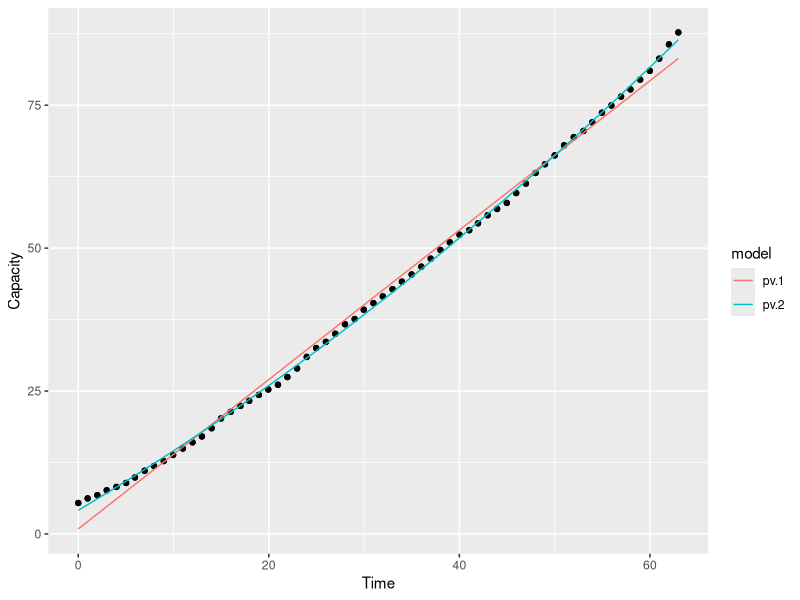
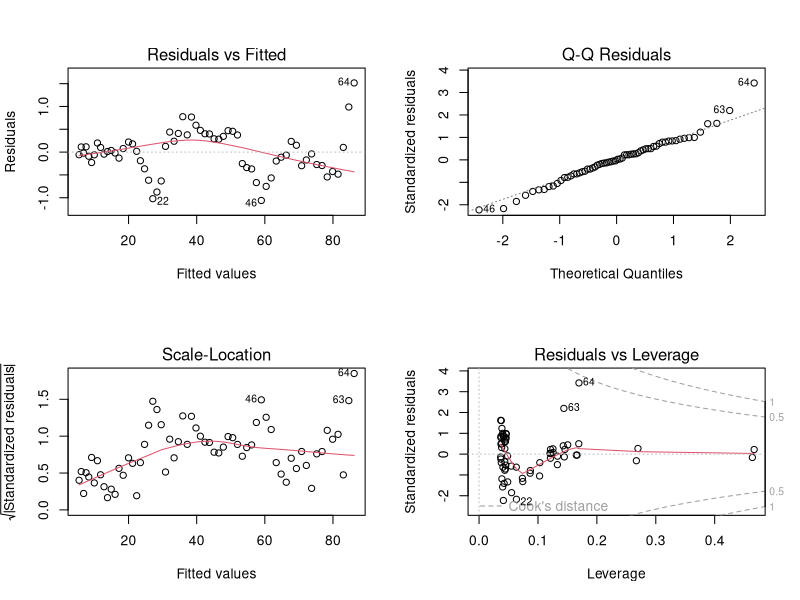
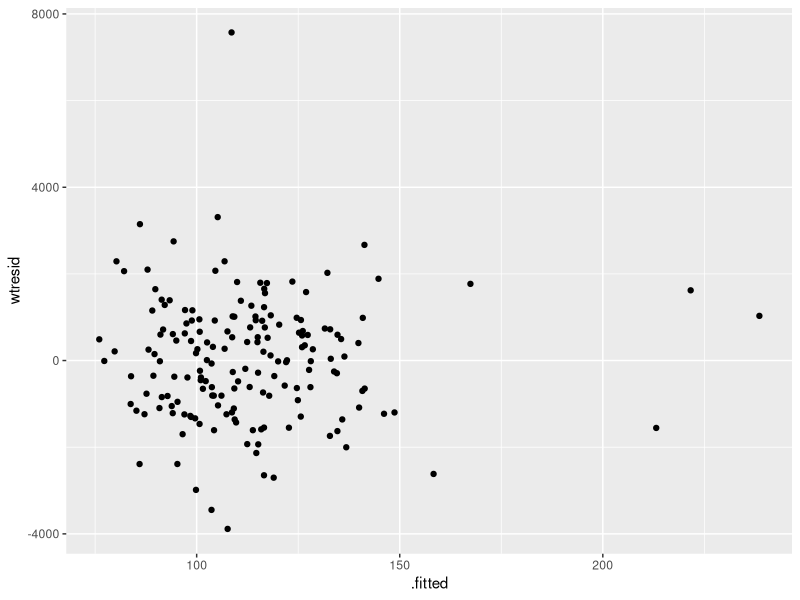
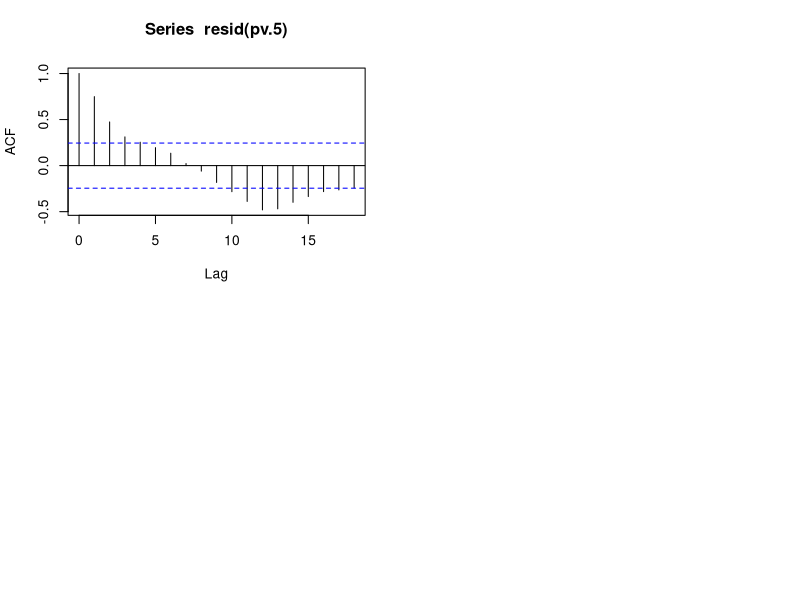
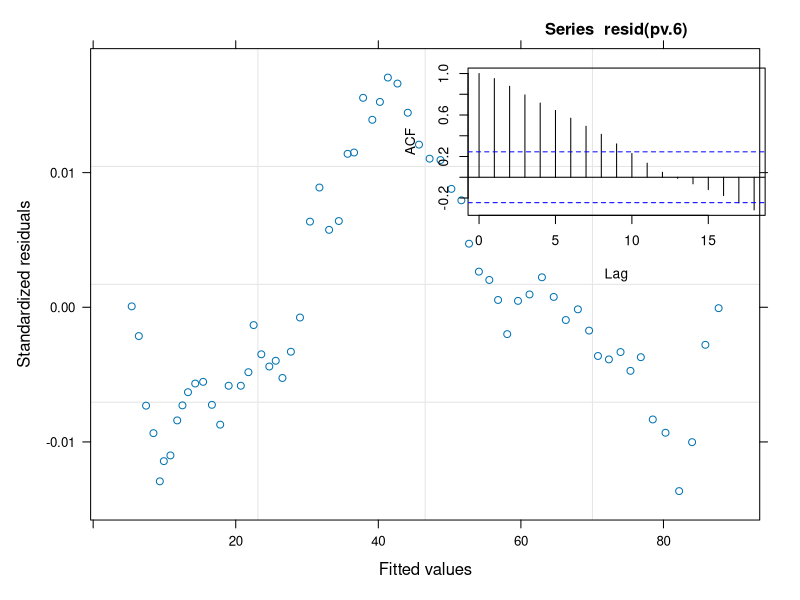

These charts were generated, in order, by the following R code:
## ---- chunk 1
library(tidyverse)
#knitr::opts_chunk$set(echo = TRUE)

pv <- read_csv("../data/ModelingPVCapacity.csv")
pv_final <- pv |> mutate(MonthEnd = dmy(MonthEnd)) |>
  select(-Row, -Month, -Year, -Time)

nsw <- read_csv("../data/NSWHospitals.csv")
## ---- chunk 2
    pv_final <- pv_final |>
      mutate(Time = time_length(MonthEnd - min(MonthEnd), unit="month"))
## ---- chunk 3
pv.1 <- lm(Capacity ~ Time, data=pv_final)
pv.2 <- lm(Capacity ~ poly(Time, 2), data=pv_final)
summary(pv.1)
summary(pv.2)
## ---- chunk 4
library(broom)
lst(pv.1, pv.2) |> map_dfr(augment, newdata=pv_final, .id='model') |>
  ggplot() +
  geom_point(aes(x=Time, y=Capacity)) +
  geom_line(aes(x=Time, y=.fitted, col=model))
## ---- chunk 5
anova(pv.1, pv.2)
## ---- chunk 6
    pv_change <- pv_final |>
      mutate(PostNov2014 = if_else(MonthEnd >= '2014-11-30', 1, 0))
## ---- chunk 7
pv.3 <- lm(Capacity ~ poly(Time, 2) + PostNov2014, data=pv_change)
summary(pv.3)
## ---- chunk 8
pv.4 <- lm(Capacity ~ poly(Time, 2) * PostNov2014, data=pv_change)
summary(pv.4)
## ---- chunk 9
par(mfrow=c(2,2))
plot(pv.4)
## ---- chunk 10
nsw_reduc <- nsw |> select(-c(1:4))
nsw.1 <- lm(StdCostRatio ~ ., data=nsw_reduc)
summary(nsw.1)
## ---- chunk 11
library(car)
vif(nsw.1)
## ---- chunk 12
nsw.null <- lm(StdCostRatio ~ 1, data=nsw_reduc)
nsw.full <- lm(StdCostRatio ~ ., data=nsw_reduc)
scope <- list(lower=formula(nsw.null), upper=formula(nsw.full))
nsw.step <- step(nsw.full, scope=scope, direction="backward")
summary(nsw.step)
## ---- chunk 13
nsw.step2 <- update(nsw.step,  ~ . + Overcrowded)
summary(nsw.step)
summary(nsw.step2)
## ---- chunk 14
nsw.step.wt <- lm(formula(nsw.step), weight=Population, data=nsw_reduc)
summary(nsw.step.wt)
summary(nsw.step)
## ---- chunk 15
nsw_resid <- augment(nsw.step.wt, nsw) |>
  mutate(wtresid = .resid * sqrt(Population))

nsw_resid |>
  ggplot() +
  geom_point(aes(x=.fitted, y=wtresid))

nsw_resid |> filter(wtresid > 6000)
## ---- chunk 16
    pv_month <- pv_change |>
      mutate(Month = factor(month(MonthEnd, label=TRUE),
                            ordered=FALSE))
## ---- chunk 17
pv.5 <- lm(Capacity ~ poly(Time, 2)*PostNov2014+Month, data=pv_month)
anova(pv.5)
summary(pv.5)
## ---- chunk 18
acf(resid(pv.5))
## ---- chunk 19
library(nlme)
pv.6 <- gls(Capacity ~ poly(Time, 2)+PostNov2014+Month, correlation=corAR1(), data=pv_month)
summary(pv.6)
anova(pv.6)
plot(pv.6)
acf(resid(pv.6))
